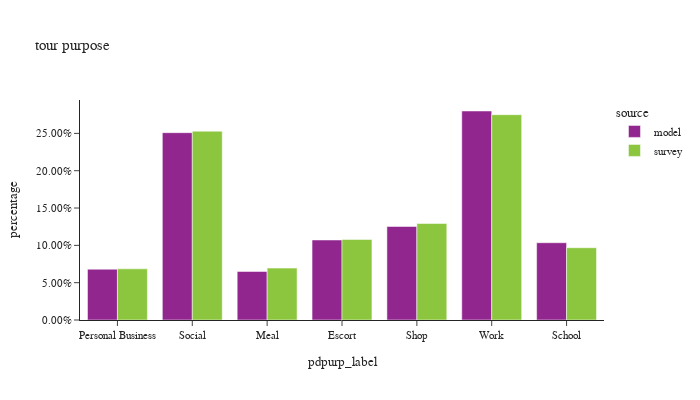

This figure's notebook cell:
### Markdown cell above
## percent of tours by purpose

### Code cell
df_plot = df_tour.groupby(['source', 'pdpurp_label']).agg([
    pl.sum('toexpfac').alias('toexpfac_sum')
]).with_columns(
    (pl.col('toexpfac_sum') / pl.col('toexpfac_sum').sum().over('source')).alias('percentage')
)

df_plot_ct = df_tour.groupby(['source', 'pdpurp_label']).agg([
    pl.count('toexpfac').alias('sample count')
])

df_plot = df_plot.join(df_plot_ct, on=['source', 'pdpurp_label'], how='left')

fig = px.bar(df_plot.to_pandas().sort_values(by=['source']), x="pdpurp_label", y="percentage", color="source",
             barmode="group", hover_data=['sample count'], title="tour purpose")
fig.update_layout(height=400, width=700, font=dict(size=11),
                  yaxis=dict(tickformat=".2%"))
fig.show()

### Figure 1 — Plotly figure (JSON) as saved in the notebook; plotly's stock layout.template omitted (floating-point values rounded to 4 significant figures)
{"data": [{"alignmentgroup": "True", "customdata": [[396402], [1462429], [378777], [624690], [730149], [1631645], [603322]], "hovertemplate": "source=model<br>pdpurp_label=%{x}<br>percentage=%{y}<br>sample count=%{customdata[0]}<extra></extra>", "legendgroup": "model", "marker": {"color": "#91268F", "pattern": {"shape": ""}}, "name": "model", "offsetgroup": "model", "orientation": "v", "showlegend": true, "textposition": "auto", "type": "bar", "x": ["Personal Business", "Social", "Meal", "Escort", "Shop", "Work", "School"], "xaxis": "x", "y": [0.06802, 0.251, 0.065, 0.1072, 0.1253, 0.28, 0.1035], "yaxis": "y"}, {"alignmentgroup": "True", "customdata": [[3184], [655], [859], [2658], [779], [1504], [918]], "hovertemplate": "source=survey<br>pdpurp_label=%{x}<br>percentage=%{y}<br>sample count=%{customdata[0]}<extra></extra>", "legendgroup": "survey", "marker": {"color": "#8CC63E", "pattern": {"shape": ""}}, "name": "survey", "offsetgroup": "survey", "orientation": "v", "showlegend": true, "textposition": "auto", "type": "bar", "x": ["Social", "School", "Personal Business", "Work", "Escort", "Shop", "Meal"], "xaxis": "x", "y": [0.2529, 0.09685, 0.06852, 0.275, 0.1079, 0.1293, 0.06951], "yaxis": "y"}], "layout": {"barmode": "group", "font": {"size": 11}, "height": 400, "legend": {"title": {"text": "source"}, "tracegroupgap": 0}, "title": {"text": "tour purpose"}, "width": 700, "xaxis": {"anchor": "y", "domain": [0, 1], "title": {"text": "pdpurp_label"}}, "yaxis": {"anchor": "x", "domain": [0, 1], "tickformat": ".2%", "title": {"text": "percentage"}}}}
